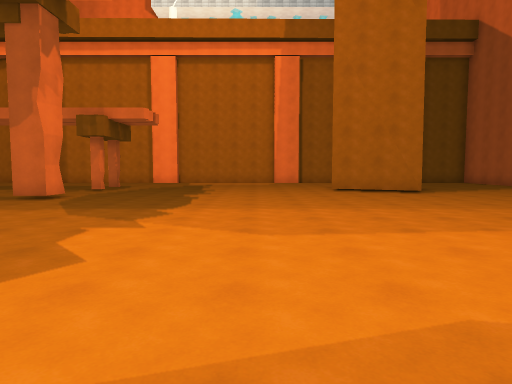
View 1 (above)

23 first-person views from a walk through a Unity game level. The camera is 1.5 m above the floor, tilts 4° down and sees 75° across. The floor is counted in squares, 2 m on a side. Each view is taken from the middle of a square. On the plan, view 1 faces up. The plan holds only what a view shows up to about 11 squares ahead; the rest is blank. The place goes on beyond the plan. Surface patterns are stand-ins for the level's own textures.

View 2
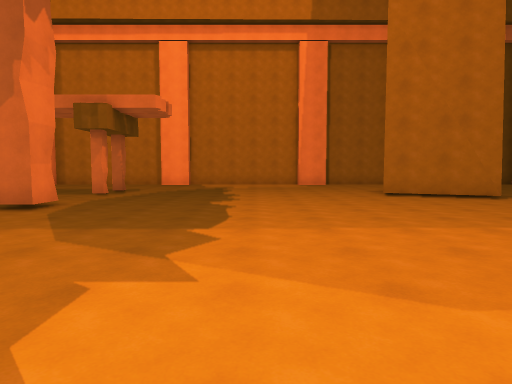

View 3
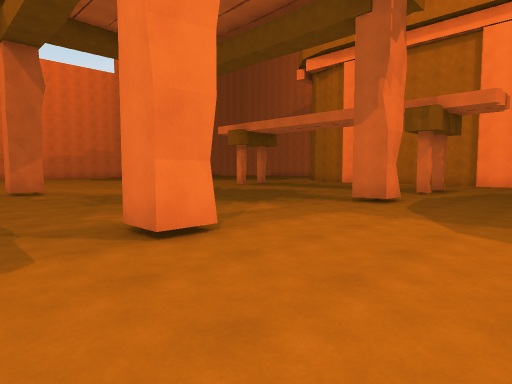

View 4
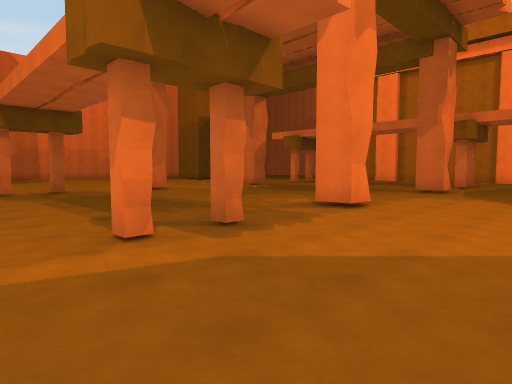

View 5
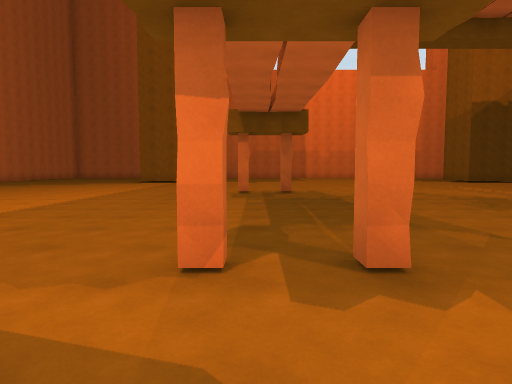

View 6
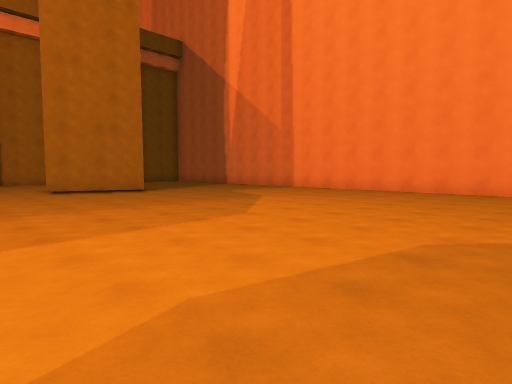

View 7
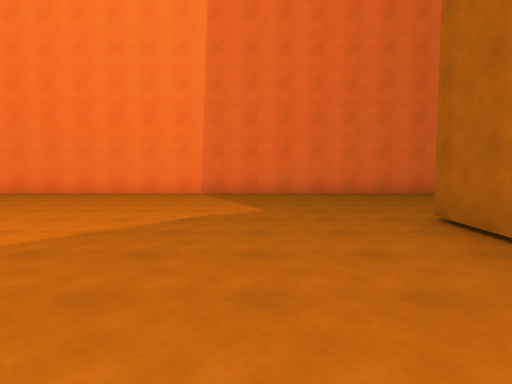

View 8
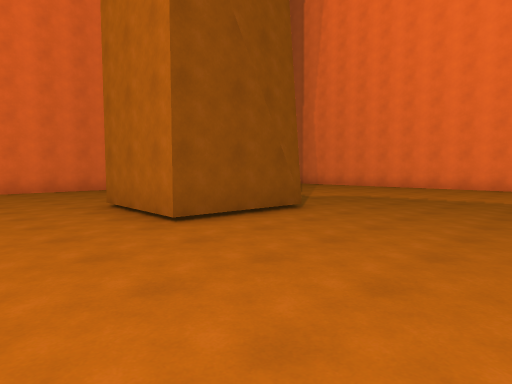

View 9
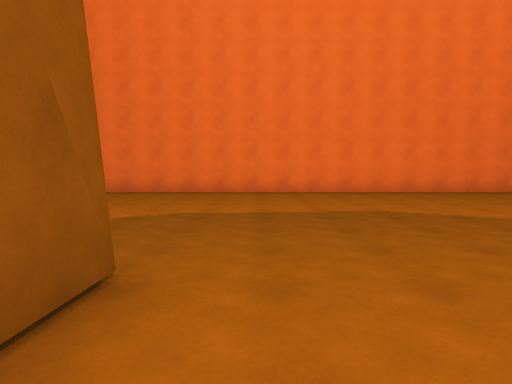

View 10
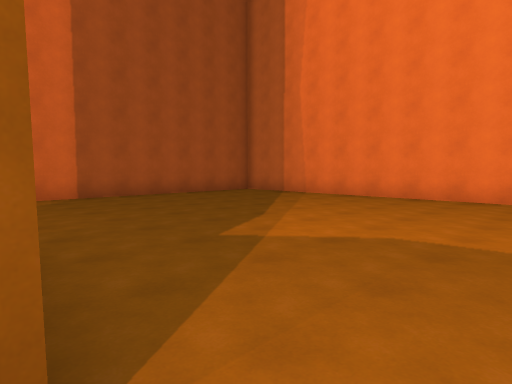

View 11
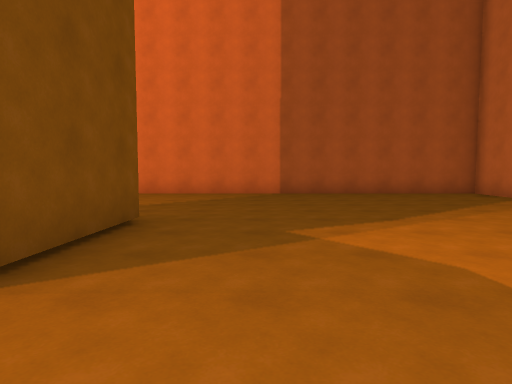

View 12
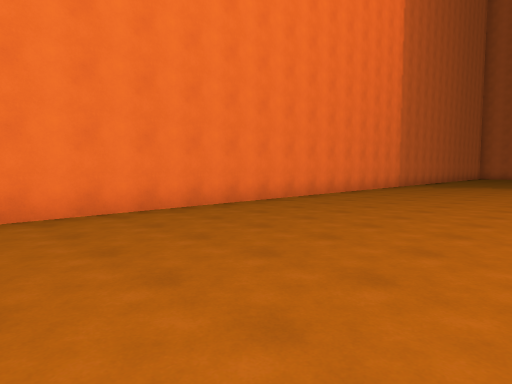

View 13
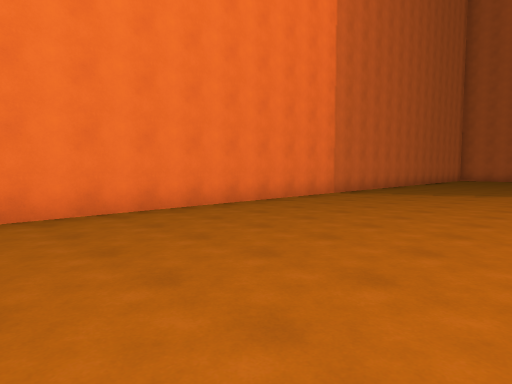

View 14
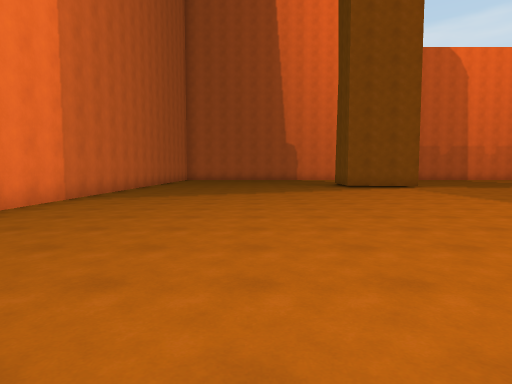

View 15
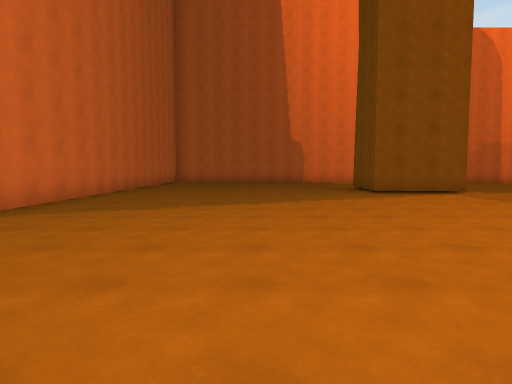

View 16
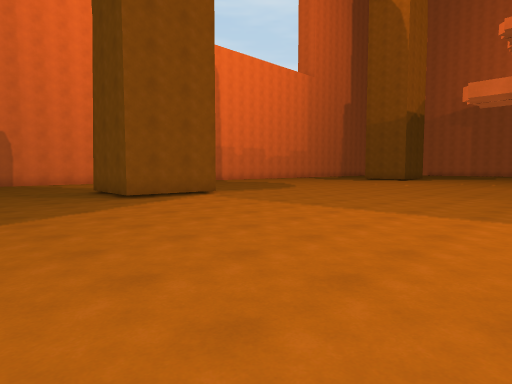

View 17
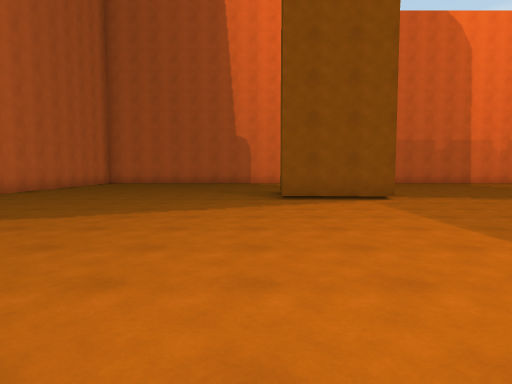

View 18
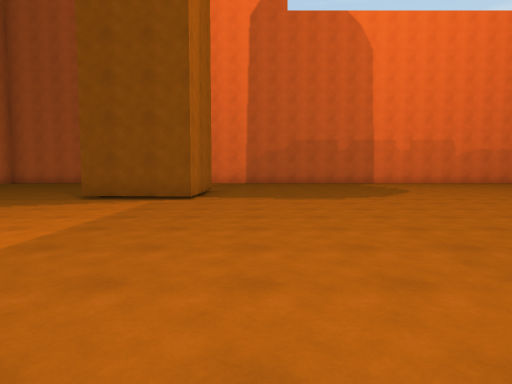

View 19
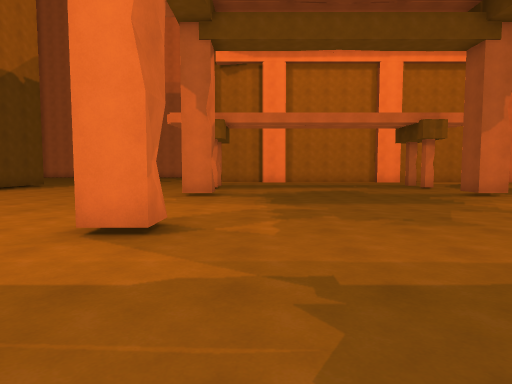

View 20
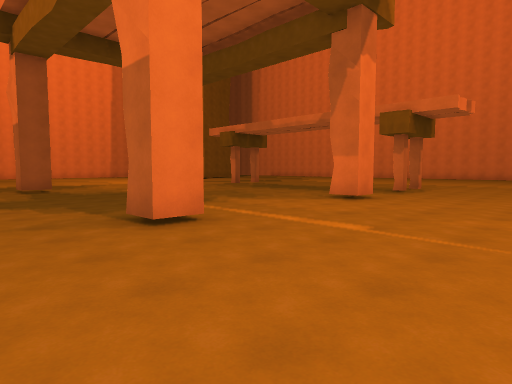

View 21
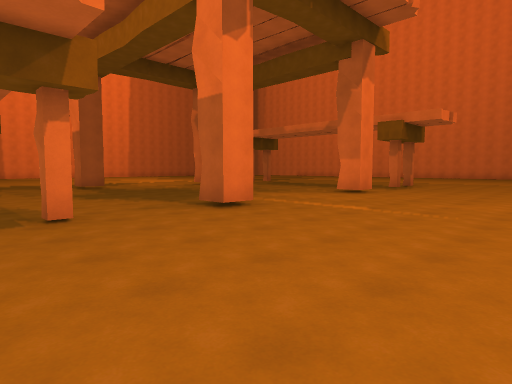

View 22
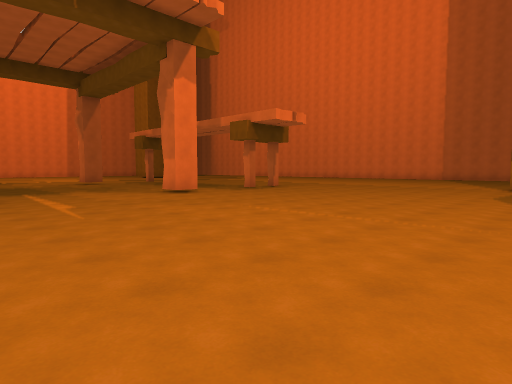

View 23
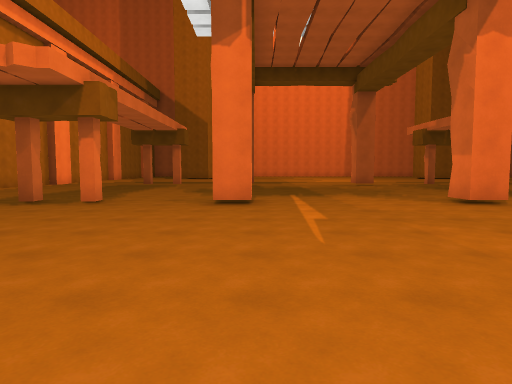

### Floor plan
Points are (right, up) in squares from view 1. A wall is a line through its corners. A room is listed if a view was taken in it or the views show most of it. See-through windows are left out.
Room 1 (views 1, 2, 3, 4, 5, 6, 7, 8, 9, 10, 11, 12, 13, 14, 15, 16, 17, 18, 19, 20, 21, 22, 23)
walls: (-5.3, -0.2) (-5.8, -0.2); (-5.2, 3.4) (-5.2, 2.7) (-6, 2.7); (-5.3, 3.6) (-5.1, 2.7); (-13.4, -0.2) (-13.9, -0.2); (-13.9, 0.1) (-13.4, 0.1); (-13.2, 3.5) (-13.2, 2.7) (-14, 2.7) (-14, 3.5) (-13.3, 3.5) (-13.2, 2.7); (-5.9, 8.1) (-5.9, 8.9) (-5.2, 8.9) (-5.1, 8.1) (-5.9, 8.1); (-5.2, 8.9) (-5.2, 8.1); (2.9, -7.2) (3.1, -4.5) (5.8, -4.6); (5.7, -7.3) (3, -7.2) (2.9, -6.7); (-5.4, 13.2) (-5.4, 12.8) (-5.8, 12.8); (-13.4, 12.8) (-13.8, 12.8) (-13.8, 13.2); (5.1, 10.3) (2.6, 11.4); (5.2, 10.3) (4.7, 10.4); (-23.9, -4.4) (-21.2, -4.6) (-21.3, -7.3) (-24.1, -7.2); (-24.1, -15.6) (11, -15.6) (11, 5.7)

Positions as (right, up) in squares from view 1, and headings:
1: (0, 0), facing up
2: (-1, 2), facing up
3: (-2, 1), facing up-left
4: (-2, -3), facing up-left
5: (-3, -1), facing left
6: (0, 0), facing up-right
7: (1, -2), facing right
8: (-1, -2), facing down-right
9: (2, -5), facing down
10: (2, -7), facing down-right
11: (1, -9), facing right
12: (-2, -10), facing down-left
13: (-7, -10), facing down-left
14: (-8, -11), facing left
15: (-11, -11), facing left
16: (-13, -11), facing up-left
17: (-13, -8), facing left
18: (-13, -3), facing left
19: (-12, -1), facing up
20: (-18, 11), facing down-right
21: (-19, 13), facing down-right
22: (-23, 9), facing down-right
23: (-21, 8), facing right
